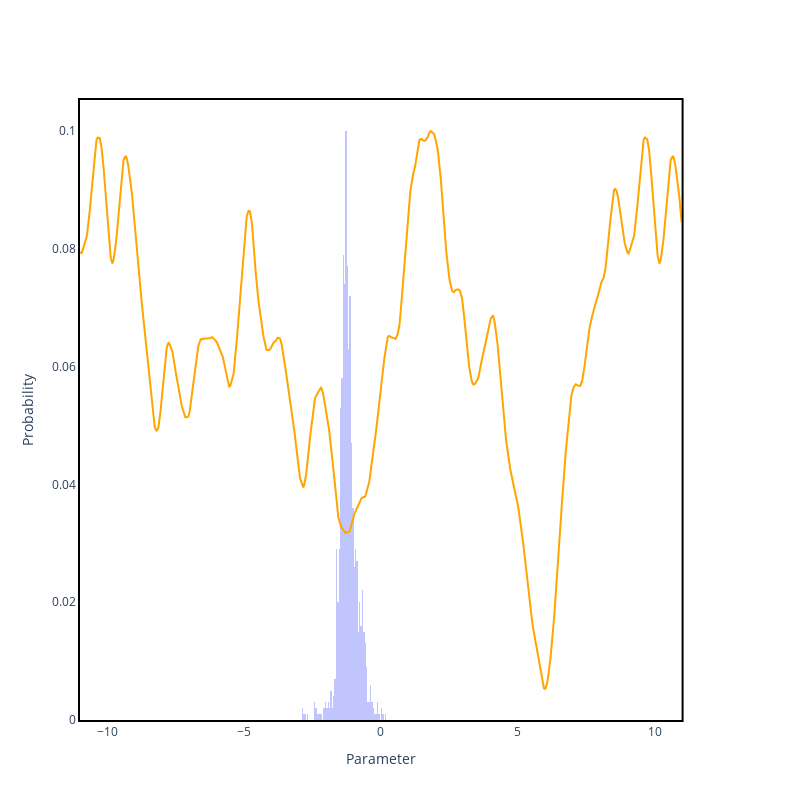

Notebook code cell kept with this figure:
### Code cell
fig3 = plot_prelim_results(bounds, res, model, pointdata, final_params_adam)
fig3.show()

### Figure 1 — Plotly figure (JSON) as saved in the notebook; plotly's stock layout.template omitted (floating-point values rounded to 4 significant figures; data arrays with more than 128 entries replaced by an {"elided": "..."} marker saying what was removed)
{"data": [{"line": {"color": "orange"}, "type": "scatter", "x": {"elided": "2200 float values"}, "xaxis": "x", "y": {"elided": "2200 float values"}, "yaxis": "y2"}, {"alignmentgroup": "True", "bingroup": "x", "cumulative": {"enabled": false}, "histnorm": "probability", "hovertemplate": "variable=0<br>value=%{x}<br>probability=%{y}<extra></extra>", "legendgroup": "0", "marker": {"color": "#636efa", "opacity": 0.4, "pattern": {"shape": ""}}, "name": "0", "nbinsx": 120, "offsetgroup": "0", "orientation": "v", "showlegend": true, "type": "histogram", "x": {"elided": "1000 float values"}, "xaxis": "x", "yaxis": "y"}], "layout": {"height": 800, "plot_bgcolor": "rgba(0,0,0,0)", "showlegend": false, "width": 800, "xaxis": {"anchor": "y", "domain": [0, 0.94], "linecolor": "black", "linewidth": 2, "mirror": true, "showline": true, "title": {"text": "Parameter"}}, "yaxis": {"anchor": "x", "domain": [0, 1], "linecolor": "black", "linewidth": 2, "mirror": true, "showline": true, "title": {"text": "Probability"}}, "yaxis2": {"anchor": "x", "overlaying": "y", "showticklabels": false, "side": "right"}}}
